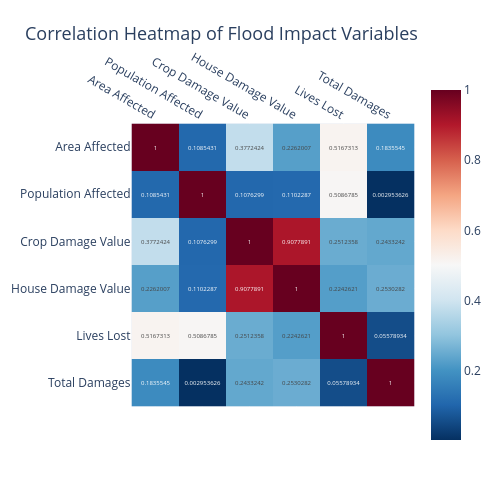

Notebook cell for this chart:
### Code cell
import pandas as pd
import plotly.express as px

df = pd.read_csv("CLEAN_FLOOD_DATA_CLEANED.csv")

# Rename columns for clarity
df_renamed = df.rename(columns={
    "Area Affected (Mha)": "Area Affected",
    "Population Affected (Million)": "Population Affected",
    "Damages to Crops - Value (Rs. Crore)": "Crop Damage Value",
    "Damage to Houses - Value (Rs. Crore)": "House Damage Value",
    "Human Lives Lost Nos.": "Lives Lost",
    "Total Damages Crops,Houses & Public Utilities (Rs. Crore)": "Total Damages"
})

# Correlation matrix
corr = df_renamed[
    ["Area Affected", "Population Affected", "Crop Damage Value",
     "House Damage Value", "Lives Lost", "Total Damages"]
].corr()

# Build smaller heatmap
fig = px.imshow(
    corr,
    text_auto=True,
    color_continuous_scale="RdBu_r",
    title="Correlation Heatmap of Flood Impact Variables",
    width=500,   # smaller width
    height=500   # smaller height
)

# Layout tweaks
fig.update_layout(
    font=dict(size=12),
    title_font=dict(size=18),
    xaxis=dict(side="top"),
    margin=dict(l=50, r=50, t=80, b=50)
)

fig.show()

### Figure 1 — Plotly figure (JSON) as saved in the notebook; plotly's stock layout.template omitted (floating-point values rounded to 4 significant figures)
{"data": [{"coloraxis": "coloraxis", "hovertemplate": "x: %{x}<br>y: %{y}<br>color: %{z}<extra></extra>", "name": "0", "texttemplate": "%{z}", "type": "heatmap", "x": ["Area Affected", "Population Affected", "Crop Damage Value", "House Damage Value", "Lives Lost", "Total Damages"], "xaxis": "x", "y": ["Area Affected", "Population Affected", "Crop Damage Value", "House Damage Value", "Lives Lost", "Total Damages"], "yaxis": "y", "z": [[1.0, 0.1085, 0.3772, 0.2262, 0.5167, 0.1836], [0.1085, 1.0, 0.1076, 0.1102, 0.5087, 0.002954], [0.3772, 0.1076, 1.0, 0.9078, 0.2512, 0.2433], [0.2262, 0.1102, 0.9078, 1.0, 0.2243, 0.253], [0.5167, 0.5087, 0.2512, 0.2243, 1.0, 0.05579], [0.1836, 0.002954, 0.2433, 0.253, 0.05579, 1.0]]}], "layout": {"coloraxis": {"autocolorscale": false, "colorscale": [[0, "rgb(5,48,97)"], [0.1, "rgb(33,102,172)"], [0.2, "rgb(67,147,195)"], [0.3, "rgb(146,197,222)"], [0.4, "rgb(209,229,240)"], [0.5, "rgb(247,247,247)"], [0.6, "rgb(253,219,199)"], [0.7, "rgb(244,165,130)"], [0.8, "rgb(214,96,77)"], [0.9, "rgb(178,24,43)"], [1, "rgb(103,0,31)"]]}, "font": {"size": 12}, "height": 500, "margin": {"b": 50, "l": 50, "r": 50, "t": 80}, "title": {"font": {"size": 18}, "text": "Correlation Heatmap of Flood Impact Variables"}, "width": 500, "xaxis": {"anchor": "y", "constrain": "domain", "domain": [0, 1], "scaleanchor": "y", "side": "top"}, "yaxis": {"anchor": "x", "autorange": "reversed", "constrain": "domain", "domain": [0, 1]}}}
